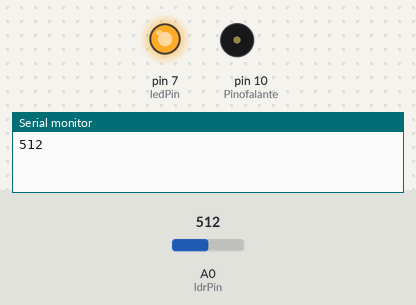
Bench run of a sketch on a simulated Arduino Uno, built with avr-gcc and run on an emulated ATmega328P. Parts: output pins drawn as LEDs (lit = HIGH), buzzer (waves = sounding), the last lines printed to the serial monitor. The inputs (shaded band) are chosen by the test bench; at power-on: A0 (ldrPin) = 512.

Above: at 4.1 s.
4.2 s: A0 (ldrPin) set to 490
At 8.1 s:
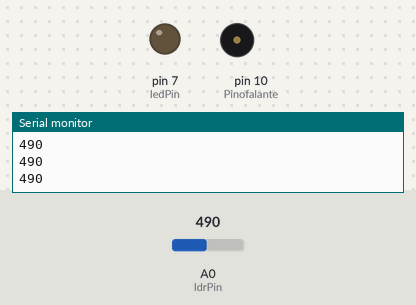
8.5 s: A0 (ldrPin) set to 510
At 9.7 s:
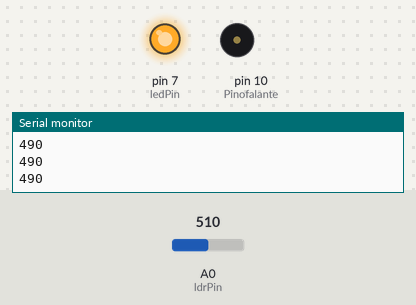
Timing chart, 0 to 9.9 s (numbered marks = the images above; inputs shaded):
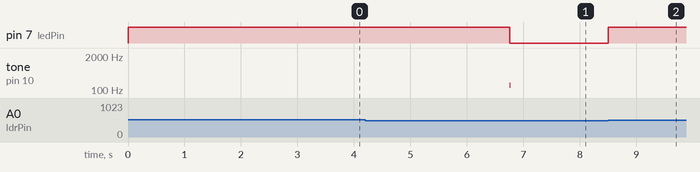

Measured:
- the behaviour switches between 500 and 499 on A0 (ldrPin) (found by bisection; images 0 and 1)
- after the input at 8.5 s, pin 7 (ledPin): LOW → HIGH at once

The sketch:

ApagaLuzAcendeLed.ino
```cpp
//Sensor de luz com LDR
#define tempo 10
int frequencia = 0;
int Pinofalante = 10;
int ledPin = 7; //Led no pino 7
int ldrPin = 0; //LDR no pino analígico 8
int ldrValor = 0; //Valor lido do LDR


void setup() {
 pinMode(ledPin,OUTPUT); //define a porta 7 como saída
 Serial.begin(9600); //Inicia a comunicação serial
 pinMode(Pinofalante,OUTPUT); //Pino do buzzer
}

void loop() {
 ///ler o valor do LDR
 ldrValor = analogRead(ldrPin); //O valor lido será entre 0 e 1023

 //se o valor lido for maior que 500, liga o led
 if (ldrValor>= 500){
  digitalWrite(ledPin,HIGH);
   for (frequencia = 150; frequencia < 1800; frequencia += 1)
  {
    tone(Pinofalante, frequencia, tempo);
    delay(1);
  }
  for (frequencia = 1800; frequencia > 150; frequencia -= 1)
  {
    tone(Pinofalante, frequencia, tempo);
    delay(1);
  }
 }else{
  digitalWrite(ledPin,LOW);
 }

 //imprime o valor lido do LDR no monitor serial
 Serial.println(ldrValor);
 //delay(1000);
}
```
